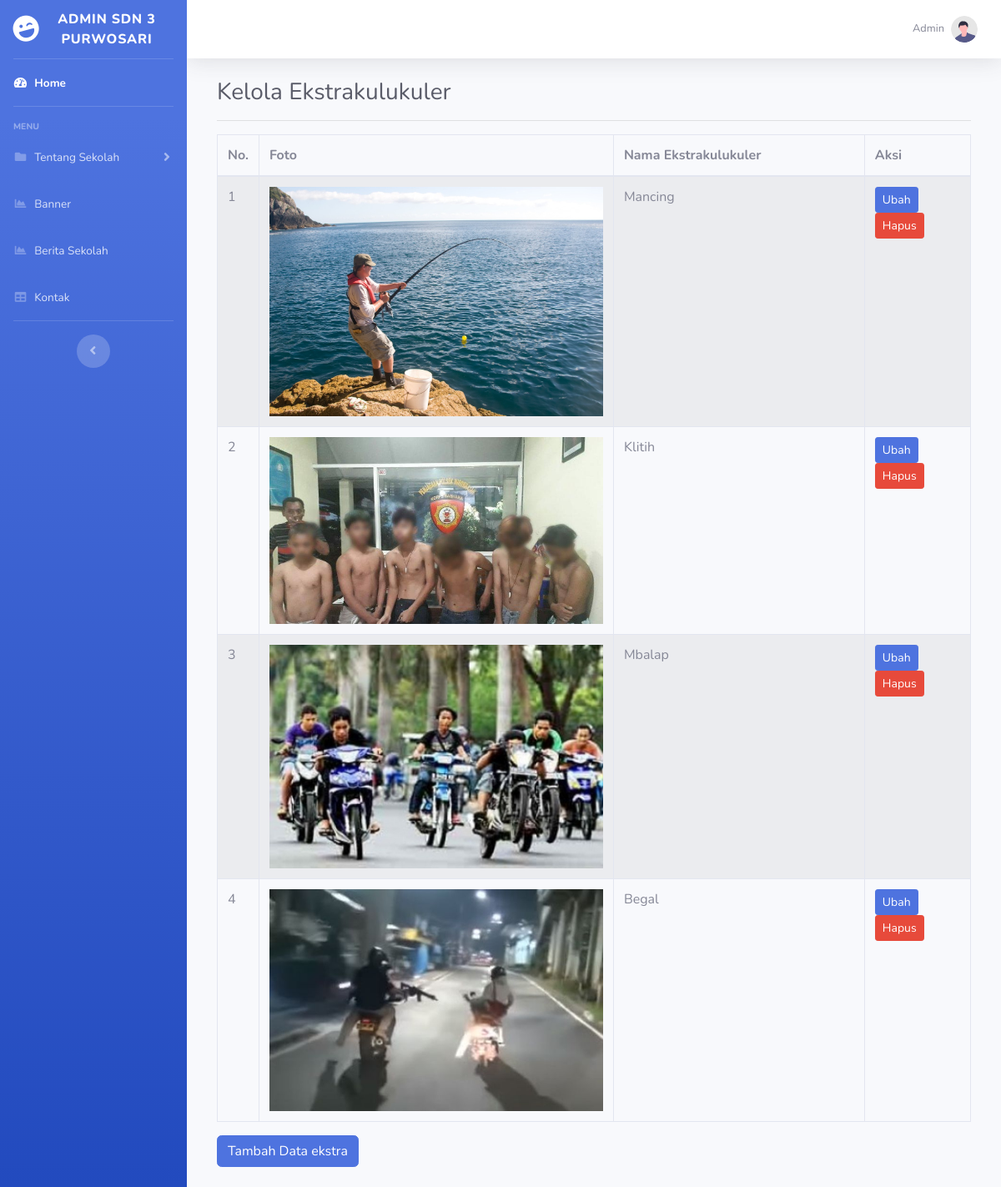
Screenshot of /admin/index.php?halaman=ekstra (signed in) with the database file from the repository.
### tables this page shows
CREATE TABLE `ekstra` (
  `id_extra` int(100) NOT NULL,
  `gambar_ekstra` varchar(255) NOT NULL,
  `nama_ekstra` text NOT NULL
);

### admin/ekstra.php (the view)
<head><title>Admin SDN 3 Purwosari - Ekstrakulukuler</title></head>
<div class="container-fluid">
    <h1 class="h3 mb-2 text-gray-800">Kelola Ekstrakulukuler</h1><hr>
<table class="table table-bordered table-striped">
	<thead>
		<tr>
		<th>No.</th>
		<th>Foto</th>
		<th>Nama Ekstrakulukuler</th>
		<th>Aksi</th>
		</tr>
	</thead>
	<tbody>
		<?php $no=1; ?>
		<?php $ambil = $koneksi->query("SELECT * FROM ekstra") ?>
		<?php while($pecah = $ambil->fetch_assoc()): ?>
		<tr>
     		<td><?= $no; ?></td>
			<td class="col-md-5">
				<img src="../images/gambar_ekstra/<?= $pecah["gambar_ekstra"]; ?>" width="400">
			</td>
			<td class="col-md-4"><?= $pecah["nama_ekstra"]; ?></td>
			<td>
				<a href="index.php?halaman=ubahekstra&id=<?= $pecah['id_ekstra']; ?>" class="btn btn-primary btn-sm">Ubah</a>
				<a href="index.php?halaman=hapusekstra&id=<?= $pecah['id_ekstra']; ?>" onclick="return confirm('Yakin akan menghapus data?')" class="btn btn-danger btn-sm">Hapus</a>
			</td>
		</tr>
		<?php $no++; ?>
		<?php endwhile; ?>
	</tbody>
</table>
<div class="mb-4"><a href="index.php?halaman=tambahekstra" class="btn btn-primary">Tambah Data ekstra</a></div>
</div>

### rows the page displays
ekstra: gambar_ekstra (picture), nama_ekstra "Mancing"
ekstra: gambar_ekstra (picture), nama_ekstra "Klitih"
ekstra: gambar_ekstra (picture), nama_ekstra "Mbalap"
ekstra: gambar_ekstra (picture), nama_ekstra "Begal"
